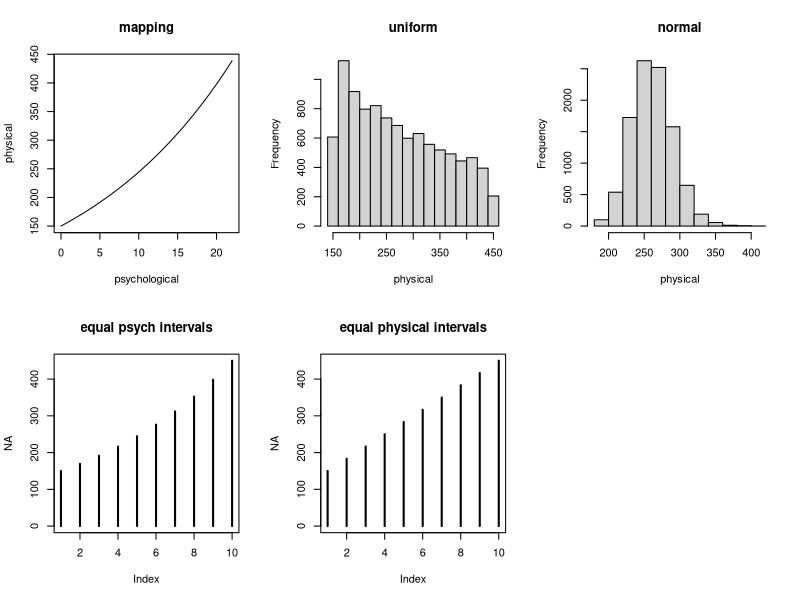

Reproduce this figure in R.
# Code from Andrew Cohen
# assumes (you can mess with these values)
#   low physical value = 150
#   high physical value = 450 = 150 + 300
#   reverse engineered n for this physical range by log(450/150)/log(1.05) = 22.52
#   physical normal mean centered in space = 259.83 = 150*1.05^(22.52/2), where n = 22.52/2
#   jnd for normal sd = n = 2.252 = 22.52/10, just made up the 10 here

# clear environment
rm(list=ls())

# Psychological to physical mapping
# n = number of jnd
psy2phy <- function(n) {
  return(150*1.05^n)
}

# Draw from a uniform
r <- runif(1, 0, 22.52)
c(r, psy2phy(r))

# Draw from a normal
r <- rnorm(1, 22.52/2, 22.52/10)
c(r, psy2phy(r))

# Plots for fun
par(mfrow=c(2,3))

# The mapping
x <- seq(0, 22.52)
plot(x, psy2phy(x), ty='l', xlab='psychological', ylab='physical', main='mapping')

# Uniform
x <- runif(10000, 0, 22.52)
hist(psy2phy(x), xlab='physical', main='uniform')

# Normal
x <- rnorm(10000, 22.52/2, 22.52/10)
hist(psy2phy(x), xlab='physical', main='normal')

# A few examples of equal psych intervals
x <- seq(0, 22.52, length.out=10)
n_x <- length(x)
plot(NA, ty='n', xlim=c(1,n_x), ylim=c(0, 450), main='equal psych intervals')
for (i in 1:n_x) {
  points(c(i,i), c(0,psy2phy(x[i])), ty='l', lwd=2)
}
# Question: Do these look equal interval to you? I'm not 100%.

# A few examples of equal physical intervals
x <- seq(150, 450, length.out=10)
n_x <- length(x)
plot(NA, ty='n', xlim=c(1,n_x), ylim=c(0, 450), main='equal physical intervals')
for (i in 1:n_x) {
  points(c(i,i), c(0,x[i]), ty='l', lwd=2)
}
# Do the equal psych intervals look better than the equal physical intervals for this purpose?